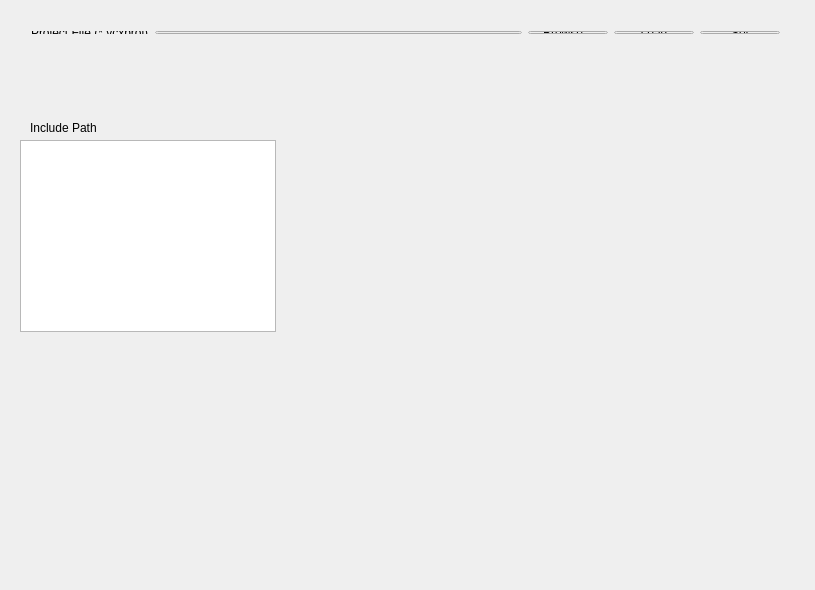
<?xml version="1.0" encoding="UTF-8"?>
<ui version="4.0">
 <class>ProjectSetting</class>
 <widget class="QWidget" name="ProjectSetting">
  <property name="geometry">
   <rect>
    <x>0</x>
    <y>0</y>
    <width>815</width>
    <height>590</height>
   </rect>
  </property>
  <property name="windowTitle">
   <string>ProjectSetting</string>
  </property>
  <widget class="QListWidget" name="listWidget">
   <property name="geometry">
    <rect>
     <x>20</x>
     <y>140</y>
     <width>256</width>
     <height>192</height>
    </rect>
   </property>
  </widget>
  <widget class="QLabel" name="label_3">
   <property name="geometry">
    <rect>
     <x>30</x>
     <y>120</y>
     <width>101</width>
     <height>16</height>
    </rect>
   </property>
   <property name="text">
    <string>Include Path</string>
   </property>
  </widget>
  <widget class="QWidget" name="">
   <property name="geometry">
    <rect>
     <x>20</x>
     <y>20</y>
     <width>771</width>
     <height>25</height>
    </rect>
   </property>
   <layout class="QHBoxLayout" name="horizontalLayout">
    <item>
     <widget class="QLabel" name="label">
      <property name="text">
       <string>Project File (*.vcxproj)</string>
      </property>
     </widget>
    </item>
    <item>
     <widget class="QLineEdit" name="lineEdit">
      <property name="sizePolicy">
       <sizepolicy hsizetype="Expanding" vsizetype="Fixed">
        <horstretch>1</horstretch>
        <verstretch>0</verstretch>
       </sizepolicy>
      </property>
     </widget>
    </item>
    <item>
     <widget class="QPushButton" name="pushButton">
      <property name="text">
       <string>Browse...</string>
      </property>
     </widget>
    </item>
    <item>
     <widget class="QPushButton" name="pushButton_2">
      <property name="text">
       <string>Load</string>
      </property>
     </widget>
    </item>
    <item>
     <widget class="QPushButton" name="pushButton_3">
      <property name="text">
       <string>Set</string>
      </property>
     </widget>
    </item>
   </layout>
  </widget>
  <widget class="QWidget" name="">
   <property name="geometry">
    <rect>
     <x>20</x>
     <y>60</y>
     <width>771</width>
     <height>22</height>
    </rect>
   </property>
   <layout class="QHBoxLayout" name="horizontalLayout_2">
    <item>
     <widget class="QLabel" name="label_2">
      <property name="text">
       <string>Project Type: </string>
      </property>
     </widget>
    </item>
    <item>
     <widget class="QRadioButton" name="radioButton">
      <property name="text">
       <string>APP</string>
      </property>
      <property name="checked">
       <bool>true</bool>
      </property>
     </widget>
    </item>
    <item>
     <widget class="QRadioButton" name="radioButton_2">
      <property name="text">
       <string>Library</string>
      </property>
     </widget>
    </item>
    <item>
     <widget class="QRadioButton" name="radioButton_3">
      <property name="text">
       <string>Kernel</string>
      </property>
     </widget>
    </item>
    <item>
     <spacer name="horizontalSpacer">
      <property name="orientation">
       <enum>Qt::Horizontal</enum>
      </property>
      <property name="sizeHint" stdset="0">
       <size>
        <width>40</width>
        <height>20</height>
       </size>
      </property>
     </spacer>
    </item>
    <item>
     <widget class="QCheckBox" name="checkBox">
      <property name="text">
       <string>Require Administrator</string>
      </property>
     </widget>
    </item>
   </layout>
  </widget>
 </widget>
 <layoutdefault spacing="6" margin="11"/>
 <resources/>
 <connections/>
</ui>
